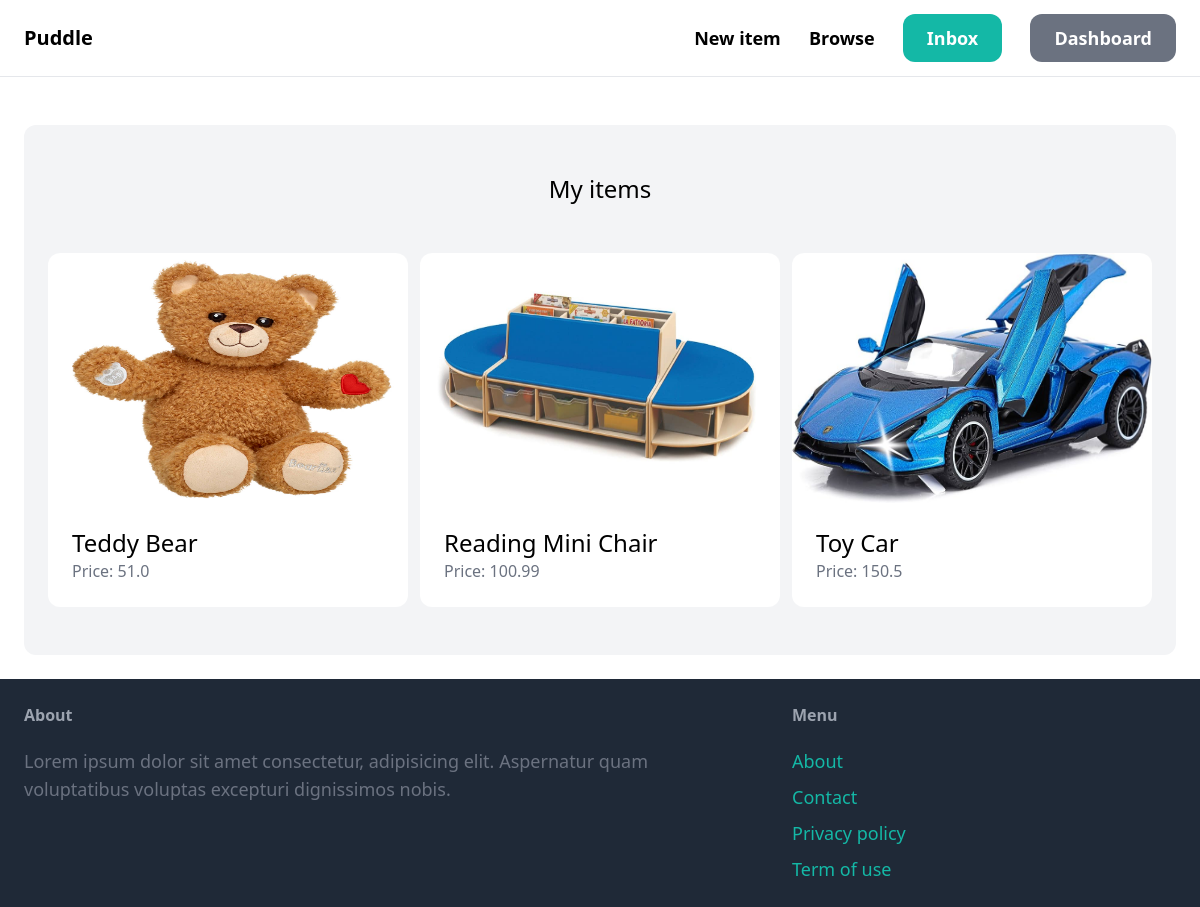
The page /dashboard/ (signed in) on the database its author committed.
### item/models.py (models this page shows, shortened)
class Item(models.Model):
    category = models.ForeignKey(Category, related_name = 'items', on_delete = models.CASCADE)
    name = models.CharField(max_length = 255)
    description = models.TextField(blank = True, null = True)
    price = models.FloatField()
    image = models.ImageField(upload_to = 'item_images', blank = True, null = True)
    is_sold = models.BooleanField(default = False)
    created_by = models.ForeignKey(User, related_name = 'items', on_delete = models.CASCADE)
    created_at = models.DateTimeField(auto_now_add = True)

### dashboard/views.py (the view)
# urls.py: path('', views.index, name='index'),
@login_required
def index(request):
    items = Item.objects.filter(created_by = request.user)
    return render(request, 'dashboard/index.html', {
        'items': items,
    })

### dashboard/templates/dashboard/index.html (shortened to what this page needs)
{% extends 'core/base.html' %}
{% block content %}
    <div class="mt-6 px-6 py-12 bg-gray-100 rounded-xl">
        <h2 class="mb-12 text-2xl text-center">My items</h2>
        <div class="grid grid-cols-3 gap-3">
            {% for item in items %}
                <div>
                    <a href="{% url 'item:detail' item.id %}">
                        <div>
                            <img src="{{ item.image.url }}" alt="{{ item.name}}" class="rounded-t-xl" style="height: 250px; width: 100%;">
                        </div>
                        <div class="p-6 bg-white rounded-b-xl">
                            <h2 class="text-2xl">{{ item.name }}</h2>
                            <p class="text-gray-500">Price: {{ item.price }}</p>
                        </div>
                    </a>
                </div>
            {% endfor %}
        </div>
    </div>
{% endblock %}

### rows shown on the page
Item: image (picture), name "Teddy Bear", price "51.0"
Item: image (picture), name "Reading Mini Chair", price "100.99"
Item: image (picture), name "Toy Car", price "150.5"
